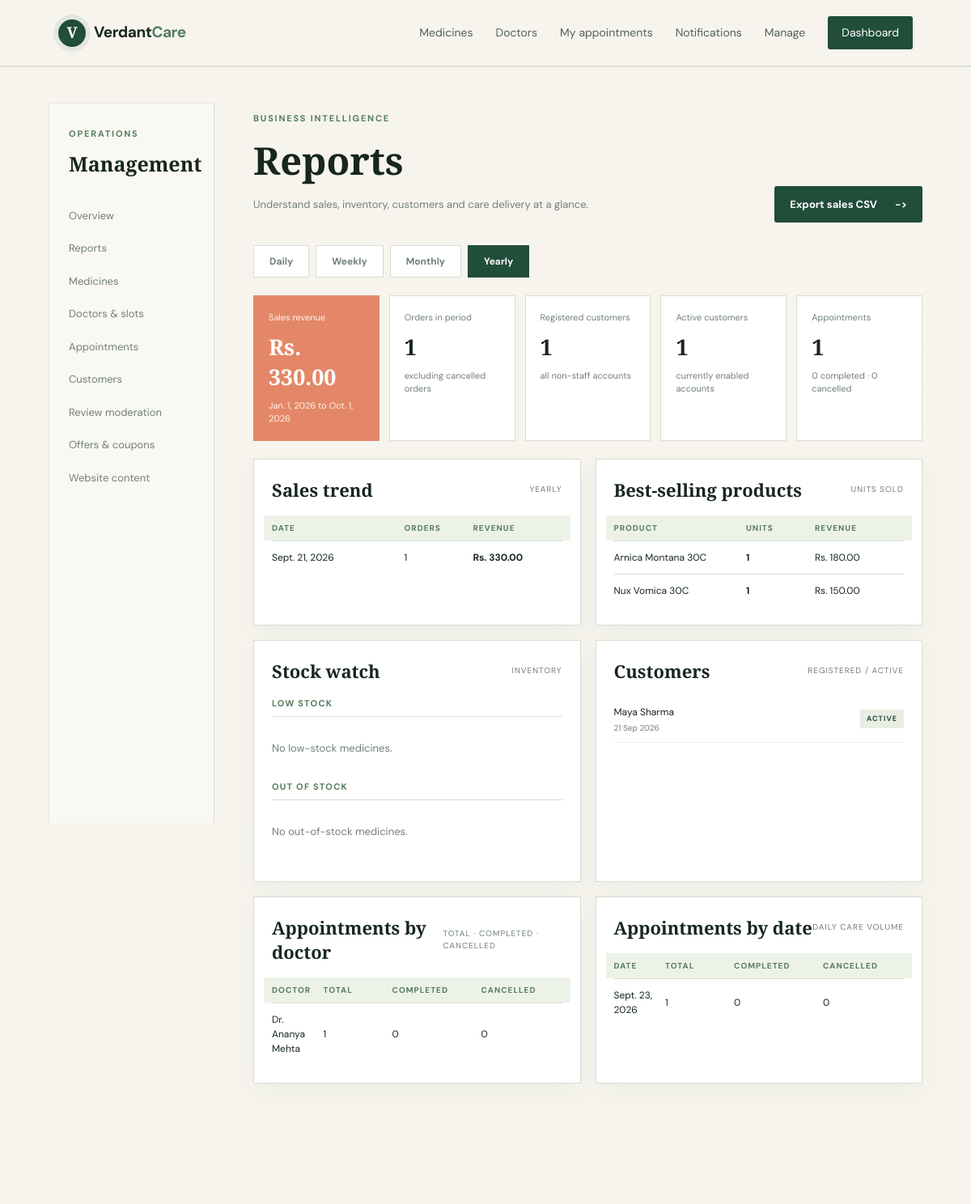
Page /manage/reports/?period=yearly (signed in) on the committed database.
### store/models.py (models this page shows, shortened)
class Order(models.Model):
    STATUS_CHOICES = [("pending", "Pending"), ("confirmed", "Confirmed"), ("shipped", "Shipped"), ("delivered", "Delivered"), ("completed", "Completed"), ("cancelled", "Cancelled")]
    customer = models.ForeignKey(User, on_delete=models.PROTECT, related_name="orders")
    total_amount = models.DecimalField(max_digits=10, decimal_places=2)
    status = models.CharField(max_length=20, choices=STATUS_CHOICES, default="pending")
    shipping_address = models.TextField()
    placed_at = models.DateTimeField(auto_now_add=True)
    class Meta:
        ordering = ["-placed_at"]

class Medicine(models.Model):
    name = models.CharField(max_length=160)
    category = models.CharField(max_length=100)
    description = models.TextField(blank=True)
    price = models.DecimalField(max_digits=10, decimal_places=2)
    discount_percent = models.DecimalField(max_digits=5, decimal_places=2, default=0)
    stock = models.PositiveIntegerField(default=0)
    featured = models.BooleanField(default=False)
    image = models.ImageField(upload_to="medicines/", blank=True, null=True)
    image_url = models.URLField(blank=True)
    created_at = models.DateTimeField(auto_now_add=True)
    class Meta:
        ordering = ["-featured", "name"]

class Doctor(models.Model):
    name = models.CharField(max_length=120)
    specialty = models.CharField(max_length=120)
    qualification = models.CharField(max_length=180, blank=True)
    bio = models.TextField(blank=True)
    experience_years = models.PositiveIntegerField(default=1)
    consultation_fee = models.DecimalField(max_digits=10, decimal_places=2, default=500)
    available = models.BooleanField(default=True)
    created_at = models.DateTimeField(auto_now_add=True)
    class Meta:
        ordering = ["name"]

class Appointment(models.Model):
    STATUS_CHOICES = [("requested", "Booked"), ("confirmed", "Confirmed"), ("rescheduled", "Rescheduled"), ("completed", "Completed"), ("cancelled", "Cancelled")]
    customer = models.ForeignKey(User, on_delete=models.PROTECT, related_name="appointments")
    doctor = models.ForeignKey(Doctor, on_delete=models.PROTECT, related_name="appointments")
    appointment_date = models.DateField()
    appointment_time = models.TimeField()
    reason = models.TextField(blank=True)
    status = models.CharField(max_length=20, choices=STATUS_CHOICES, default="requested")
    created_at = models.DateTimeField(auto_now_add=True)
    class Meta:
        ordering = ["appointment_date", "appointment_time"]

### store/views.py (the view, shortened to what this page needs)
# urls.py: path("manage/reports/", views.reports, name="reports"),
@user_passes_test(staff_required)
def reports(request):
    today = timezone.localdate()
    period = request.GET.get("period", "monthly")
    period_ranges = {
        "daily": (today, today),
        "weekly": (today - timedelta(days=today.weekday()), today),
        "monthly": (today.replace(day=1), today),
        "yearly": (today.replace(month=1, day=1), today),
    }
    start_date, end_date = period_ranges.get(period, period_ranges["monthly"])
    sales_orders = Order.objects.filter(placed_at__date__range=(start_date, end_date)).exclude(status="cancelled")
    sales_total = sales_orders.aggregate(total=Sum("total_amount"))["total"] or Decimal("0")
    sales_by_day = sales_orders.values("placed_at__date").annotate(total=Sum("total_amount"), orders=Count("id")).order_by("placed_at__date")
    product_totals = defaultdict(lambda: {"quantity": 0, "revenue": Decimal("0")})
    for item in OrderItem.objects.filter(order__in=sales_orders).select_related("medicine"):
        product_totals[item.medicine.name]["quantity"] += item.quantity
        product_totals[item.medicine.name]["revenue"] += item.unit_price * item.quantity
    product_sales = sorted(({"medicine__name": name, **totals} for name, totals in product_totals.items()), key=lambda item: item["quantity"], reverse=True)
    low_stock = Medicine.objects.filter(stock__gt=0, stock__lte=10).order_by("stock", "name")
    out_of_stock = Medicine.objects.filter(stock=0).order_by("name")
    registered_customers = User.objects.filter(is_staff=False).order_by("-date_joined")
    active_customers = registered_customers.filter(is_active=True)
    appointments = Appointment.objects.select_related("doctor", "customer").all()
    appointment_by_doctor = appointments.values("doctor__name").annotate(total=Count("id"), completed=Count("id", filter=Q(status="completed")), cancelled=Count("id", filter=Q(status="cancelled"))).order_by("doctor__name")
    appointment_by_date = appointments.values("appointment_date").annotate(total=Count("id"), completed=Count("id", filter=Q(status="completed")), cancelled=Count("id", filter=Q(status="cancelled"))).order_by("-appointment_date")
    context = {
        "period": period, "start_date": start_date, "end_date": end_date, "sales_total": sales_total,
        "sales_order_count": sales_orders.count(), "sales_by_day": sales_by_day, "product_sales": product_sales,
        "low_stock": low_stock, "out_of_stock": out_of_stock, "registered_customers": registered_customers[:12],
        "registered_count": registered_customers.count(), "active_customers": active_customers[:12], "active_count": active_customers.count(),
        "appointment_count": appointments.count(), "completed_appointments": appointments.filter(status="completed").count(),
        "cancelled_appointments": appointments.filter(status="cancelled").count(), "appointment_by_doctor": appointment_by_doctor,
        "appointment_by_date": appointment_by_date[:12],
    }
    return render(request, "store/reports.html", context)

### store/views.py (called while the page is built)
def staff_required(user):
    return user.is_authenticated and user.is_staff

### templates/store/reports.html (shortened to what this page needs)
{% extends 'manage_base.html' %}
{% block management_content %}
<div class="management-heading"><div><p class="eyebrow">Business intelligence</p><h1>Reports</h1><p class="muted">Understand sales, inventory, customers and care delivery at a glance.</p></div><a class="button button-dark" href="?period={{ period }}&export=sales">Export sales CSV <span>-></span></a></div>
<div class="report-tabs"><a class="" href="?period=daily">Daily</a><a class="" href="?period=weekly">Weekly</a><a class="" href="?period=monthly">Monthly</a><a class="{% if period == 'yearly' %}active{% endif %}" href="?period=yearly">Yearly</a></div>
<section class="report-kpis"><div><span>Sales revenue</span><strong>Rs. {{ sales_total|floatformat:2 }}</strong><small>{{ start_date }} to {{ end_date }}</small></div><div><span>Orders in period</span><strong>{{ sales_order_count }}</strong><small>excluding cancelled orders</small></div><div><span>Registered customers</span><strong>{{ registered_count }}</strong><small>all non-staff accounts</small></div><div><span>Active customers</span><strong>{{ active_count }}</strong><small>currently enabled accounts</small></div><div><span>Appointments</span><strong>{{ appointment_count }}</strong><small>{{ completed_appointments }} completed · {{ cancelled_appointments }} cancelled</small></div></section>
<section class="report-grid"><article class="report-panel"><div class="report-panel-head"><h2>Sales trend</h2><span>{{ period|title }}</span></div><div class="report-table"><div class="report-row report-header"><span>Date</span><span>Orders</span><span>Revenue</span></div>{% for row in sales_by_day %}<div class="report-row"><span>{{ row.placed_at__date }}</span><span>{{ row.orders }}</span><strong>Rs. {{ row.total|floatformat:2 }}</strong></div>{% empty %}<p class="empty">No sales for this period.</p>{% endfor %}</div></article><article class="report-panel"><div class="report-panel-head"><h2>Best-selling products</h2><span>Units sold</span></div><div class="report-table"><div class="report-row report-header"><span>Product</span><span>Units</span><span>Revenue</span></div>{% for item in product_sales|slice:':8' %}<div class="report-row"><span>{{ item.medicine__name }}</span><strong>{{ item.quantity }}</strong><span>Rs. {{ item.revenue|floatformat:2 }}</span></div>{% empty %}<p class="empty">No product sales yet.</p>{% endfor %}</div></article><article class="report-panel"><div class="report-panel-head"><h2>Stock watch</h2><span>Inventory</span></div><h3 class="report-subhead">Low stock</h3>{% for medicine in low_stock %}<div class="report-list-row"><span>{{ medicine.name }}</span><strong class="low-stock-text">{{ medicine.stock }} left</strong></div>{% empty %}<p class="empty">No low-stock medicines.</p>{% endfor %}<h3 class="report-subhead">Out of stock</h3>{% for medicine in out_of_stock %}<div class="report-list-row"><span>{{ medicine.name }}</span><strong class="out-stock-text">Out</strong></div>{% empty %}<p class="empty">No out-of-stock medicines.</p>{% endfor %}</article><article class="report-panel"><div class="report-panel-head"><h2>Customers</h2><span>Registered / active</span></div>{% for customer in registered_customers %}<div class="report-list-row"><span>{{ customer.get_full_name|default:customer.username }}<small>{{ customer.date_joined|date:'d M Y' }}</small></span><strong class="status {% if customer.is_active %}status-confirmed{% else %}status-cancelled{% endif %}">{% if customer.is_active %}Active{% else %}Inactive{% endif %}</strong></div>{% empty %}<p class="empty">No customers yet.</p>{% endfor %}</article><article class="report-panel report-wide"><div class="report-panel-head"><h2>Appointments by doctor</h2><span>Total · completed · cancelled</span></div><div class="report-table"><div class="report-row report-header"><span>Doctor</span><span>Total</span><span>Completed</span><span>Cancelled</span></div>{% for row in appointment_by_doctor %}<div class="report-row"><span>Dr. {{ row.doctor__name }}</span><span>{{ row.total }}</span><span>{{ row.completed }}</span><span>{{ row.cancelled }}</span></div>{% empty %}<p class="empty">No appointments yet.</p>{% endfor %}</div></article><article class="report-panel report-wide"><div class="report-panel-head"><h2>Appointments by date</h2><span>Daily care volume</span></div><div class="report-table"><div class="report-row report-header"><span>Date</span><span>Total</span><span>Completed</span><span>Cancelled</span></div>{% for row in appointment_by_date %}<div class="report-row"><span>{{ row.appointment_date }}</span><span>{{ row.total }}</span><span>{{ row.completed }}</span><span>{{ row.cancelled }}</span></div>{% empty %}<p class="empty">No appointments yet.</p>{% endfor %}</div></article></section>
{% endblock %}

### static/css/site.css (style rules this page uses)
:root { --ink:#17261f;--forest:#214d3b;--moss:#557c5d;--sage:#dfe9d9;--cream:#f6f4ed;--coral:#e48768;--line:#d8ddd4;--muted:#718078 }
* { box-sizing:border-box }
body { margin:0;background:var(--cream);color:var(--ink);font-family:'DM Sans',sans-serif;line-height:1.5 }
a { color:inherit;text-decoration:none }
.eyebrow,.card-kicker { text-transform:uppercase;letter-spacing:1.8px;font-size:11px;color:var(--moss);font-weight:700 }
.button { border:0;padding:13px 19px;display:inline-flex;gap:22px;align-items:center;justify-content:space-between;font-weight:700;font-size:13px;border-radius:3px;cursor:pointer }
.button-dark { background:var(--forest);color:#fff }
.muted { color:var(--muted);font-size:13px }
.status { font-size:10px;text-transform:uppercase;letter-spacing:1px;padding:5px 8px;background:#e8eee3;color:var(--forest) }
.empty { color:var(--muted);font-size:13px;padding:16px 0 }

### static/css/motion.css (style rules this page uses)
body { animation:page-in .7s cubic-bezier(.22,.61,.36,1) both }
.medicine-card,.doctor-card,.appointment-row,.panel,.management-doctor,.management-table,.form-panel,.appointment-management-row,.review-moderation-card,.report-panel,.report-kpis>div,.notification-card { animation:page-in .65s both;transition:transform .3s ease,box-shadow .3s ease,border-color .3s ease }
.medicine-card:nth-child(2),.doctor-card:nth-child(2),.report-panel:nth-child(2),.report-kpis>div:nth-child(2) { animation-delay:.08s }
.medicine-card:nth-child(3),.doctor-card:nth-child(3),.report-panel:nth-child(3),.report-kpis>div:nth-child(3) { animation-delay:.16s }
.medicine-card:nth-child(4),.report-panel:nth-child(4),.report-kpis>div:nth-child(4) { animation-delay:.24s }
.report-kpis>div:nth-child(5) { animation-delay:.32s }
.button { position:relative;overflow:hidden;isolation:isolate;transition:transform .25s ease,box-shadow .25s ease,background .25s ease }
.button:after { content:"";position:absolute;inset:0 auto 0 0;width:45%;background:rgba(255,255,255,.18);transform:translateX(-130%) skewX(-18deg);z-index:-1 }
.status { transition:transform .2s ease }
.report-tabs a,.filter-tabs a { transition:transform .2s ease,background .2s ease,color .2s ease }
.report-row:not(.report-header) { animation:page-in .45s both }
.report-row:nth-child(3) { animation-delay:.06s }

### static/css/design.css (style rules this page uses)
:root { --paper:#f6f4ed;--paper-deep:#edf1e8;--ink-soft:#53635a;--shadow:0 22px 55px rgba(31,67,49,.09) }
html { overflow-x:hidden }
body { overflow-x:hidden;background:var(--paper);color:var(--ink) }
body:before { content:"";position:fixed;inset:0;pointer-events:none;opacity:.28;background-image:linear-gradient(rgba(33,77,59,.035) 1px,transparent 1px),linear-gradient(90deg,rgba(33,77,59,.035) 1px,transparent 1px);background-size:48px 48px;mask-image:linear-gradient(to bottom,black,transparent 75%);z-index:-1 }
.management-table,.report-panel,.form-panel,.management-doctor,.panel { box-shadow:0 10px 30px rgba(33,77,59,.045) }

### static/css/management.css (style rules this page uses)
.management-heading { display:flex;justify-content:space-between;align-items:end;gap:25px;margin-bottom:28px }
.management-heading h1 { font:700 47px 'Playfair Display',serif;margin:4px 0 8px }

### rows in the picture
Order: placed_at__date "Sept. 21, 2026", orders "1", total "330.00"
Medicine: medicine__name "Arnica Montana 30C"
Medicine: medicine__name "Nux Vomica 30C"
Doctor: doctor__name "Ananya Mehta", total "1", completed "0", cancelled "0"
Appointment: appointment_date "Sept. 23, 2026", total "1", completed "0", cancelled "0"

### other values in the picture
{{ sales_total|floatformat:2 }} "330.00"
{{ start_date }} "Jan. 1, 2026"
{{ end_date }} "Oct. 1, 2026"
{{ sales_order_count }} "1"
{{ registered_count }} "1"
{{ active_count }} "1"
{{ appointment_count }} "1"
{{ completed_appointments }} "0"
{{ cancelled_appointments }} "0"
{{ period|title }} "YEARLY"
{{ item.quantity }} "1" "1"
{{ item.revenue|floatformat:2 }} "180.00" "150.00"
{{ customer.get_full_name|default:customer.username }} "Maya Sharma"
{{ customer.date_joined|date:'d M Y' }} "21 Sep 2026"
